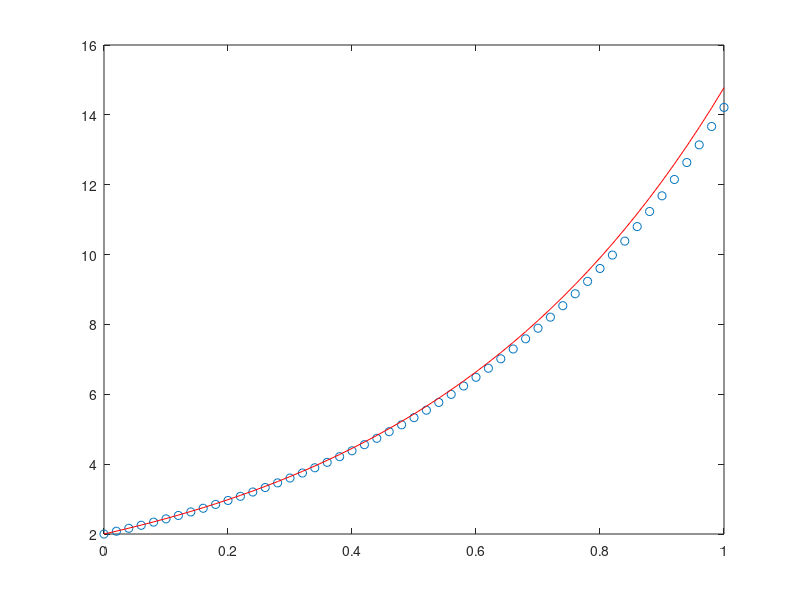

Here is the MATLAB script that generated this plot:
clear;
clc;
close all;

F=@(t,y) 2*y;% dydt = 2*y

t0 = 0; y0=2; % initial condition
t1 = 1;
n = 50; % number of timestep
dt = (t1 - t0) / n;
yall=[y0];
ypre = y0;
for t = t0:dt:t1-dt
    slope = F(t,ypre); % have to implement this slope function
    ynext = ypre + dt * slope;
    yall= [yall; ynext]
    ypre = ynext;
end
t = linspace(t0,t1,n+1)';
plot(t,yall,'o','displayname','Euler'); hold on;
% exact soln?
yexact = 2*exp(2*t);
plot (t,yexact,'-r','displayname', 'Exact')

